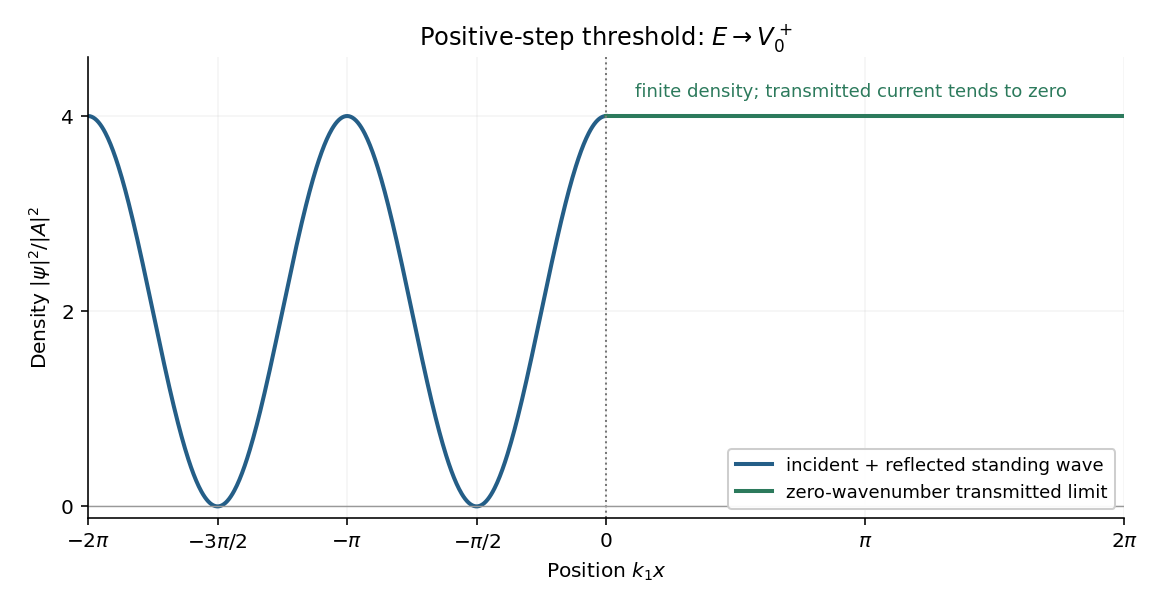

Reproduce this figure in Python.
"""Original solution figure for the 2019 Natural Sciences IA Physics paper.

Writes its PNG basename to cwd. Dependencies: numpy and matplotlib, already
specified in the repository pyproject.toml. Tested with Python 3.14.4,
NumPy 2.3.5 and Matplotlib 3.10.7.
"""
from pathlib import Path
import matplotlib
matplotlib.use("Agg")
import matplotlib.pyplot as plt
from matplotlib.patches import Arc, Circle
import numpy as np


def save(fig):
    fig.savefig(Path(__file__).with_suffix(".png").name,dpi=145,facecolor="white")
    plt.close(fig)


def arrow(ax,a,b,colour="#333333",**kwargs):
    ax.annotate("",xy=b,xytext=a,arrowprops={"arrowstyle":"-|>","lw":1.6,"color":colour,**kwargs})


def main():
    fig,ax=plt.subplots(figsize=(8,4.2))
    left=np.linspace(-2*np.pi,0,600);right=np.linspace(0,2*np.pi,300)
    ax.plot(left,4*np.cos(left)**2,color="#245e87",lw=2,label="incident + reflected standing wave")
    ax.plot(right,np.full_like(right,4),color="#2c7a5c",lw=2,label="zero-wavenumber transmitted limit")
    ax.axvline(0,color="#777777",ls=":",lw=1)
    ax.axhline(0,color="#999999",lw=.7)
    ax.set_xticks([-2*np.pi,-3*np.pi/2,-np.pi,-np.pi/2,0,np.pi,2*np.pi],[r"$-2\pi$",r"$-3\pi/2$",r"$-\pi$",r"$-\pi/2$","0",r"$\pi$",r"$2\pi$"])
    ax.set(xlim=(-2*np.pi,2*np.pi),ylim=(-.12,4.6),xlabel=r"Position $k_1x$",ylabel=r"Density $|\psi|^2/|A|^2$",title=r"Positive-step threshold: $E\to V_0^+$")
    ax.set_yticks([0,2,4]);ax.legend(loc="lower right",fontsize=9,framealpha=.95)
    ax.text(.35,4.2,"finite density; transmitted current tends to zero",fontsize=9,color="#2c7a5c")
    ax.grid(alpha=.14);ax.spines[["top","right"]].set_visible(False)
    fig.tight_layout();save(fig)

if __name__=="__main__":main()
